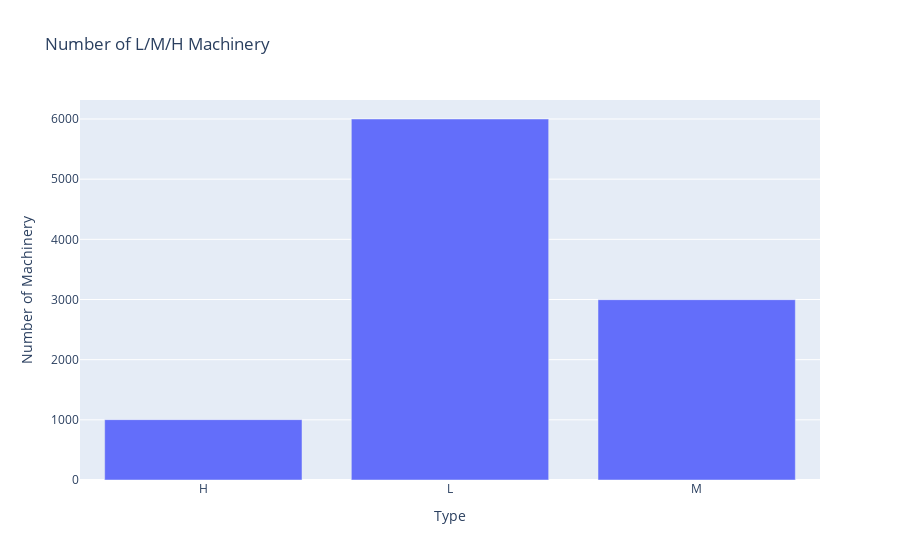

Here is the notebook cell this chart was saved with:
### Markdown cell above
Plotting the graphs, to check the features representations across the datasets

### Code cell
# Plotting a bar graph to see the number of low, medium and high kind of machinary 
# Create a grouped DataFrame to count the number of occurrences of each type of machinery
grouped_data = data.groupby('Type')['UDI'].count().reset_index()

# Create a bar chart using Plotly
fig = go.Figure([go.Bar(x=grouped_data['Type'], y=grouped_data['UDI'])])

# Update the layout of the chart
fig.update_layout(title='Number of L/M/H Machinery',
                  xaxis_title='Type',
                  yaxis_title='Number of Machinery')

# Show the chart
fig.show()

### Figure 1 — Plotly figure (JSON) as saved in the notebook; plotly's stock layout.template omitted (floating-point values rounded to 4 significant figures)
{"data": [{"type": "bar", "x": ["H", "L", "M"], "y": [1003, 6000, 2997]}], "layout": {"title": {"text": "Number of L/M/H Machinery"}, "xaxis": {"title": {"text": "Type"}}, "yaxis": {"title": {"text": "Number of Machinery"}}}}
